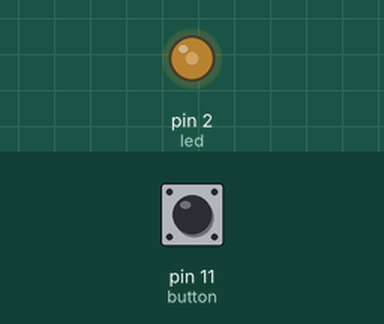
Recording of a sketch running on a simulated Arduino Uno, built with avr-gcc and run on an emulated ATmega328P. On the bench: output pins drawn as LEDs (lit = HIGH). The test bench sets the inputs (shaded band); at power-on: pin 11 (button) LOW.

Above: at 1.2 s.
1.3 s: pin 11 (button) pulled HIGH for 0.15 s
At 2.4 s:
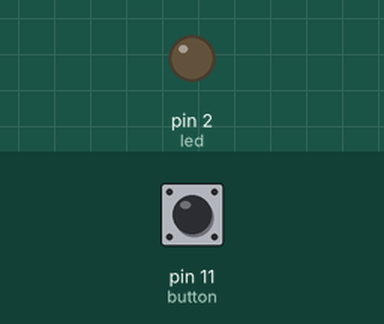
2.9 s: pin 11 (button) pulsed HIGH 5 times (0.12 s each, 0.3 s apart)
At 3.7 s:
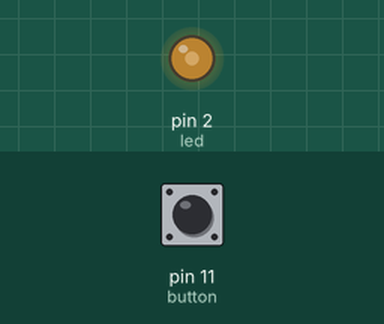
Timing chart, 0 to 5.9 s (numbered marks = the images above; inputs shaded):
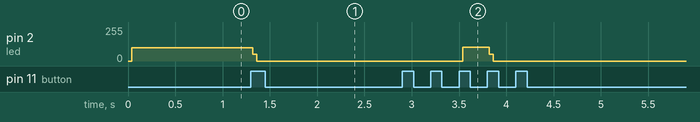

The sketch:

dembutton.ino
```cpp
const int button = 11;
const int led = 2;
int dem = 0;
int state= 0;
int laststate = 0;
void setup() {
  // put your setup code here, to run once:
pinMode(button,INPUT);
pinMode(led,OUTPUT);
Serial.begin(9600);
}

void loop() {
 digitalWrite(led,LOW);
  // put your main code here, to run repeatedly:
state  = digitalRead(button);
if ((state != laststate)&&(state ==HIGH))
  dem++;
laststate = state;
if (dem%4 == 0){
digitalWrite(led,HIGH);
}
else
digitalWrite(led,LOW);
}
```

Measured:
- after the input at 1.3 s, pin 2 (led): 100/255 → 0/255 at once
- after the input at 2.9 s, pin 2 (led): 0/255 → 105/255 after 0.64 s, → 0/255 0.28 s later
